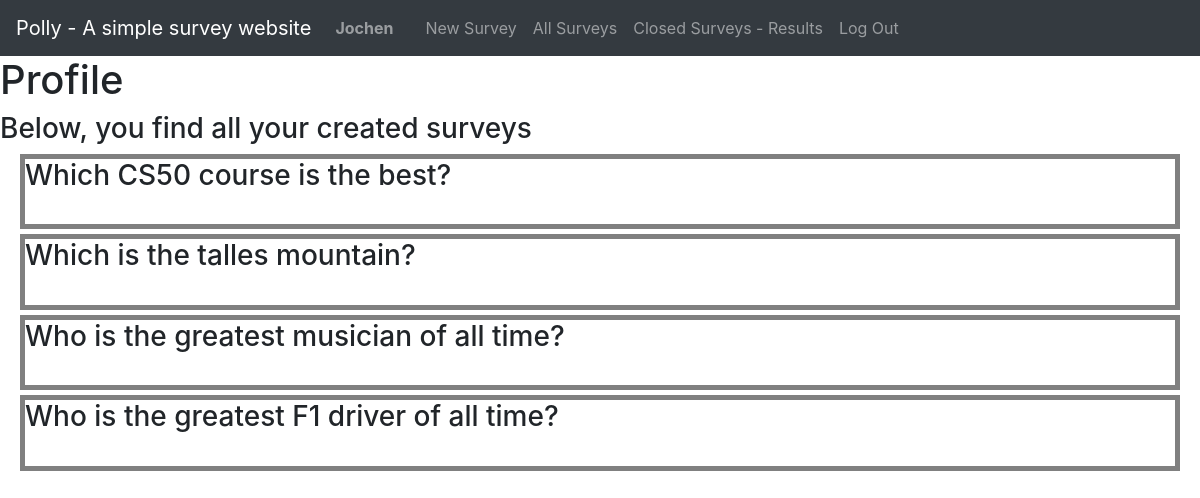
/profile (signed in), run on the app's committed database.
### polly/models.py (models this page shows)
class User(AbstractUser):
    pass

class Survey(models.Model):
    user = models.ForeignKey(User, on_delete=models.CASCADE, default='1', related_name="author")
    question = models.TextField()
    answer1 = models.TextField()
    answer2 = models.TextField()
    answer3 = models.TextField(blank=True)
    answer4 = models.TextField(blank=True)
    timestamp = models.DateTimeField()
    archived = models.BooleanField (default=False)

### polly/views.py (the view)
# urls.py: path("profile", views.profile, name="profile"),
def profile(request):
    surveys = Survey.objects.all().order_by('-timestamp')
    return render(request, "profile.html", {
        'surveys': surveys
    })

### polly/templates/profile.html
{% extends "layout.html" %}
{% load static %}
{% block body %}
<h1>Profile</h1>
<h3>Below, you find all your created surveys</h3>
    {% for survey in surveys %}
        {% if request.user.id == survey.user.id %}
            <div class="survey">
                    <h3>{{ survey.question }}</h3><br>
            </div>
        {% endif %}
    {% endfor %}
{% endblock %}

### polly/templates/layout.html (shortened to what this page needs)
{% load static %}
<!DOCTYPE html>
<html lang="en">
    <head>
        <link rel="stylesheet" href="https://stackpath.bootstrapcdn.com/bootstrap/4.4.1/css/bootstrap.min.css">
        <link href="{% static 'polly/styles.css' %}" rel="stylesheet">
    </head>
    <body>
        <nav class="navbar navbar-expand-lg navbar-dark bg-dark">
            <a class="navbar-brand" href="{% url 'index' %}">Polly - A simple survey website</a>
            <div>
              <ul class="navbar-nav mr-auto">
                {% if user.is_authenticated %}
                    <li class="nav-item">
                        <a class="nav-link" href="{% url 'profile' %}"><strong>{{ user.username }}</strong></a>
                    </li>
                {% endif %}
                <li class="nav-item">
                  <a class="nav-link" href="{% url 'index' %}">
                  </a>
                </li>
                {% if user.is_authenticated %}
                    <li class="nav-item">
                        <a class="nav-link" href="{% url 'new_survey' %}">New Survey</a>
                    </li>
                    <li class="nav-item">
                        <a class="nav-link" href="{% url 'surveys' %}">All Surveys</a>
                    </li>
                    <li class="nav-item">
                        <a class="nav-link" href="{% url 'results' %}">Closed Surveys - Results</a>
                    </li>
                    <li class="nav-item">
                        <a class="nav-link" href="{% url 'logout' %}">Log Out</a>
                    </li>
                {% endif %}
              </ul>
            </div>
          </nav>
        <div class="body">
            {% block body %}
            {% endblock %}
        </div>
    </body>
</html>

### polly/static/polly/styles.css (style rules this page uses)
.survey { border: 5px solid grey; display: center; justify-content: center; flex-direction: column; box-sizing: border-box; margin: 5px 20px; }

### data on the page
User: username "Jochen"
Survey: question "Which CS50 course is the best?"
Survey: question "Which is the talles mountain?"
Survey: question "Who is the greatest musician of all time?"
Survey: question "Who is the greatest F1 driver of all time?"
